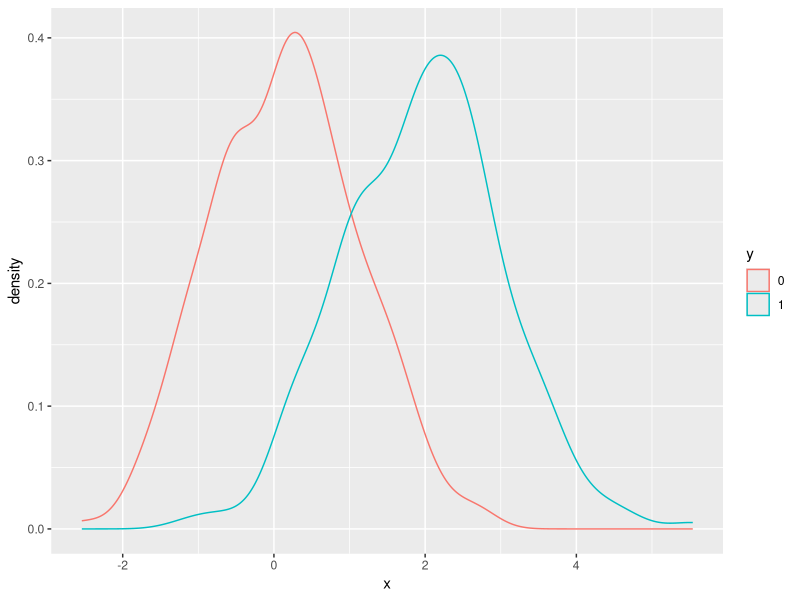

Source code (R):
library(tidyverse)
library(dplyr)
library(caret)


set.seed(2)
make_data <- function(n = 1000, p = 0.5, 
                      mu_0 = 0, mu_1 = 2, 
                      sigma_0 = 1,  sigma_1 = 1){
  y <- rbinom(n, 1, p)
  f_0 <- rnorm(n, mu_0, sigma_0)
  f_1 <- rnorm(n, mu_1, sigma_1)
  x <- ifelse(y == 1, f_1, f_0)
  
  test_index <- createDataPartition(y, times = 1, p = 0.5, list = FALSE)
  
  list(train = data.frame(x = x, y = as.factor(y)) %>% slice(-test_index),
       test = data.frame(x = x, y = as.factor(y)) %>% slice(test_index))
}

dat <- make_data()
delta <- seq(0, 3, len=25)

dat$train %>% ggplot(aes(x, color = y)) + geom_density()